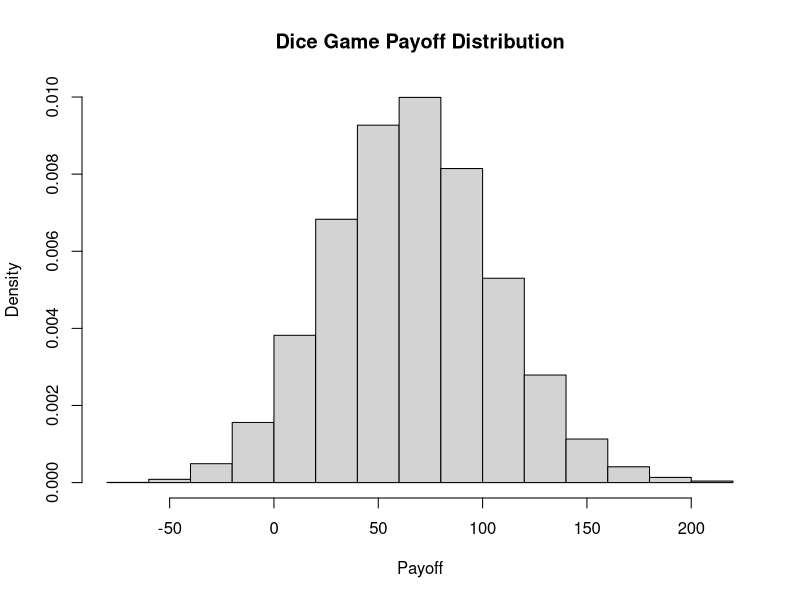

Recreate this plot in R.
## ---- chunk 1
#' simulation version 1: loop implementation
#' @param n number of plays to make
#' @param seed seed to control random
#' @return final payoff
play_dice1 <- function(n, seed=NULL) {
  # input sanitation
  if (n < 1) {
    return(0)
  }
  
  res <- -2 * n
  set.seed(seed)
  rolls <- sample(1:6, n, replace=TRUE)
  for (roll in rolls) {
    if (roll == 3 | roll == 5) {
      res <- res + 2 * roll
    }
  }
  return(res)
}

#' simulation version 2: vectorized implementation
#' @param n number of plays to make
#' @param seed seed to control random
#' @return final payoff
play_dice2 <- function(n, seed=NULL) {
  # input sanitation
  if (n < 1) {
    return(0)
  }
  
  set.seed(seed)
  rolls <- sample(1:6, n, replace=TRUE)
  # replace payoff of all loss with 0
  rolls[which(!(rolls == 3 | rolls == 5))] <- 0
  return(2*sum(rolls) - 2*n)
}

#' simulation version 3: table implementation
#' @param n number of plays to make
#' @param seed seed to control random
#' @return final payoff
play_dice3 <- function(n, seed=NULL) {
  # input sanitation
  if (n < 1) {
    return(0)
  }
  
  # construct table with factor (predetermined levels)
  set.seed(seed)
  rolls <- table(factor(sample(1:6, n, replace=TRUE), 1:6))
  # calculate final payoff & remove name of vector
  res <- 2*(rolls[3]*3 + rolls[5]*5) - 2*n
  names(res) <- NULL
  return(res)
}

#' simulation version 4: table implementation
#' @param n number of plays to make
#' @param seed seed to control random
#' @return final payoff
play_dice4 <- function(n, seed=NULL) {
  # input sanitation
  if (n < 1) {
    return(0)
  }
  
  set.seed(seed)
  rolls <- sample(1:6, n, replace=TRUE)
  # apply a function that return the winning value of a given roll
  res <- vapply(rolls, function(roll) {
    if (roll == 3 | roll == 5) {
      return(2 * roll)
    }
    return(0)
  }, numeric(1))
  return(sum(res) - 2*n)
}
## ---- chunk 2
cat("Functions with input n=3\n")
cat("play_dice1:", play_dice1(3), '\n')
cat("play_dice2:", play_dice2(3), '\n')
cat("play_dice3:", play_dice3(3), '\n')
cat("play_dice4:", play_dice4(3), '\n\n')
cat("Functions with input n=3000\n")
cat("play_dice1:", play_dice1(3000), '\n')
cat("play_dice2:", play_dice2(3000), '\n')
cat("play_dice3:", play_dice3(3000), '\n')
cat("play_dice4:", play_dice4(3000), '\n')
## ---- chunk 3
cat("Functions with input n=3\n")
cat("play_dice1:", play_dice1(3, 123), '\n')
cat("play_dice2:", play_dice2(3, 123), '\n')
cat("play_dice3:", play_dice3(3, 123), '\n')
cat("play_dice4:", play_dice4(3, 123), '\n\n')
cat("Functions with input n=3000\n")
cat("play_dice1:", play_dice1(3000, 123), '\n')
cat("play_dice2:", play_dice2(3000, 123), '\n')
cat("play_dice3:", play_dice3(3000, 123), '\n')
cat("play_dice4:", play_dice4(3000, 123), '\n')
## ---- chunk 4
library(microbenchmark)

microbenchmark(
  play_dice1 = play_dice1(1000, 123),
  play_dice2 = play_dice2(1000, 123),
  play_dice3 = play_dice3(1000, 123),
  play_dice4 = play_dice4(1000, 123)
)

microbenchmark(
  play_dice1 = play_dice1(100000, 123),
  play_dice2 = play_dice2(100000, 123),
  play_dice3 = play_dice3(100000, 123),
  play_dice4 = play_dice4(100000, 123)
)
## ---- chunk 5
res <- c()
for (i in 1:10000) {
  res <- append(res, play_dice2(100))
}
hist(res, main='Dice Game Payoff Distribution', xlab='Payoff', freq=FALSE)
